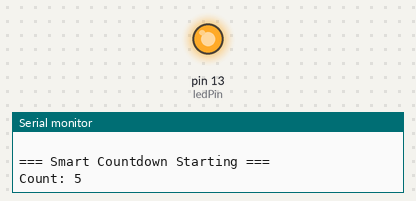
Bench run of a sketch on a simulated Arduino Uno, built with avr-gcc and run on an emulated ATmega328P. Parts: output pins drawn as LEDs (lit = HIGH), the last lines printed to the serial monitor.

Above: at 0.1 s.
At 12.9 s:
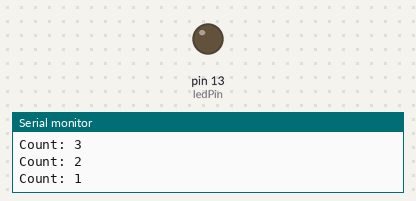
Timing chart, 0 to 14.4 s (numbered marks = the images above):
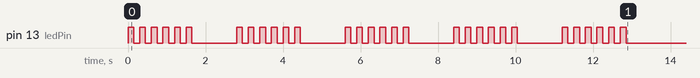

The sketch:

Assignment1_ChristopherAmpofo.ino
```cpp
int startValue = 5;
int ledPin = 13;

void flashLED(int times) {
  for(int i = 0; i < times; i++){
    digitalWrite(ledPin, HIGH); // LED ON
    delay(150);
    digitalWrite(ledPin, LOW); // LED OFF
    delay(150);
  }
}

void setup(){

  pinMode(ledPin, OUTPUT);

  Serial.begin(9600);//Serial Monitor Initialization

  Serial.println("  ");
  Serial.println("=== Smart Countdown Starting ===");
  int count = startValue;
  while (count != 0){
    Serial.print("Count: ");
    Serial.println(count);
    flashLED(6); //flashes or blinks LED, Pin 13
    delay(1000);
    count = count - 1;
  }
  Serial.println("=== Countdown Complete ===");
}

void loop(){

 }
```
